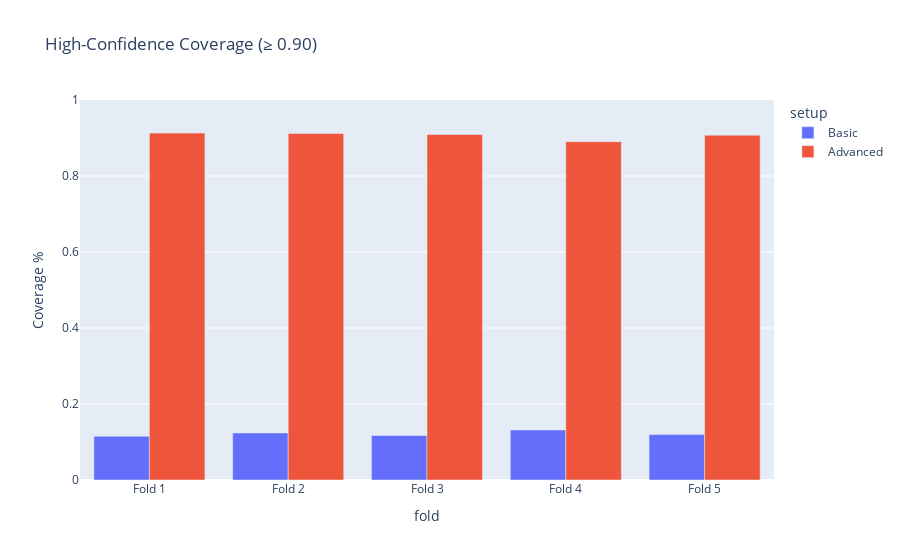

The code cell stored with this chart in its notebook:
### Markdown cell above
#### **High-Confidence Coverage**

### Code cell
fig = px.bar(
    combined_df,
    x="fold",
    y="high_conf_coverage",
    color="setup",
    barmode="group",
    title="High-Confidence Coverage (≥ 0.90)"
)
fig.update_layout(yaxis_range=[0, 1], yaxis_title="Coverage %")
fig.show()

### Figure 1 — Plotly figure (JSON) as saved in the notebook; plotly's stock layout.template omitted (floating-point values rounded to 4 significant figures)
{"data": [{"alignmentgroup": "True", "hovertemplate": "setup=Basic<br>fold=%{x}<br>high_conf_coverage=%{y}<extra></extra>", "legendgroup": "Basic", "marker": {"color": "#636efa", "pattern": {"shape": ""}}, "name": "Basic", "offsetgroup": "Basic", "orientation": "v", "showlegend": true, "textposition": "auto", "type": "bar", "x": ["Fold 1", "Fold 2", "Fold 3", "Fold 4", "Fold 5"], "xaxis": "x", "y": [0.115, 0.1238, 0.1171, 0.1317, 0.1196], "yaxis": "y"}, {"alignmentgroup": "True", "hovertemplate": "setup=Advanced<br>fold=%{x}<br>high_conf_coverage=%{y}<extra></extra>", "legendgroup": "Advanced", "marker": {"color": "#EF553B", "pattern": {"shape": ""}}, "name": "Advanced", "offsetgroup": "Advanced", "orientation": "v", "showlegend": true, "textposition": "auto", "type": "bar", "x": ["Fold 1", "Fold 2", "Fold 3", "Fold 4", "Fold 5"], "xaxis": "x", "y": [0.9129, 0.9117, 0.9092, 0.8904, 0.9075], "yaxis": "y"}], "layout": {"barmode": "group", "legend": {"title": {"text": "setup"}, "tracegroupgap": 0}, "title": {"text": "High-Confidence Coverage (≥ 0.90)"}, "xaxis": {"anchor": "y", "domain": [0, 1], "title": {"text": "fold"}}, "yaxis": {"anchor": "x", "domain": [0, 1], "range": [0, 1], "title": {"text": "Coverage %"}}}}
